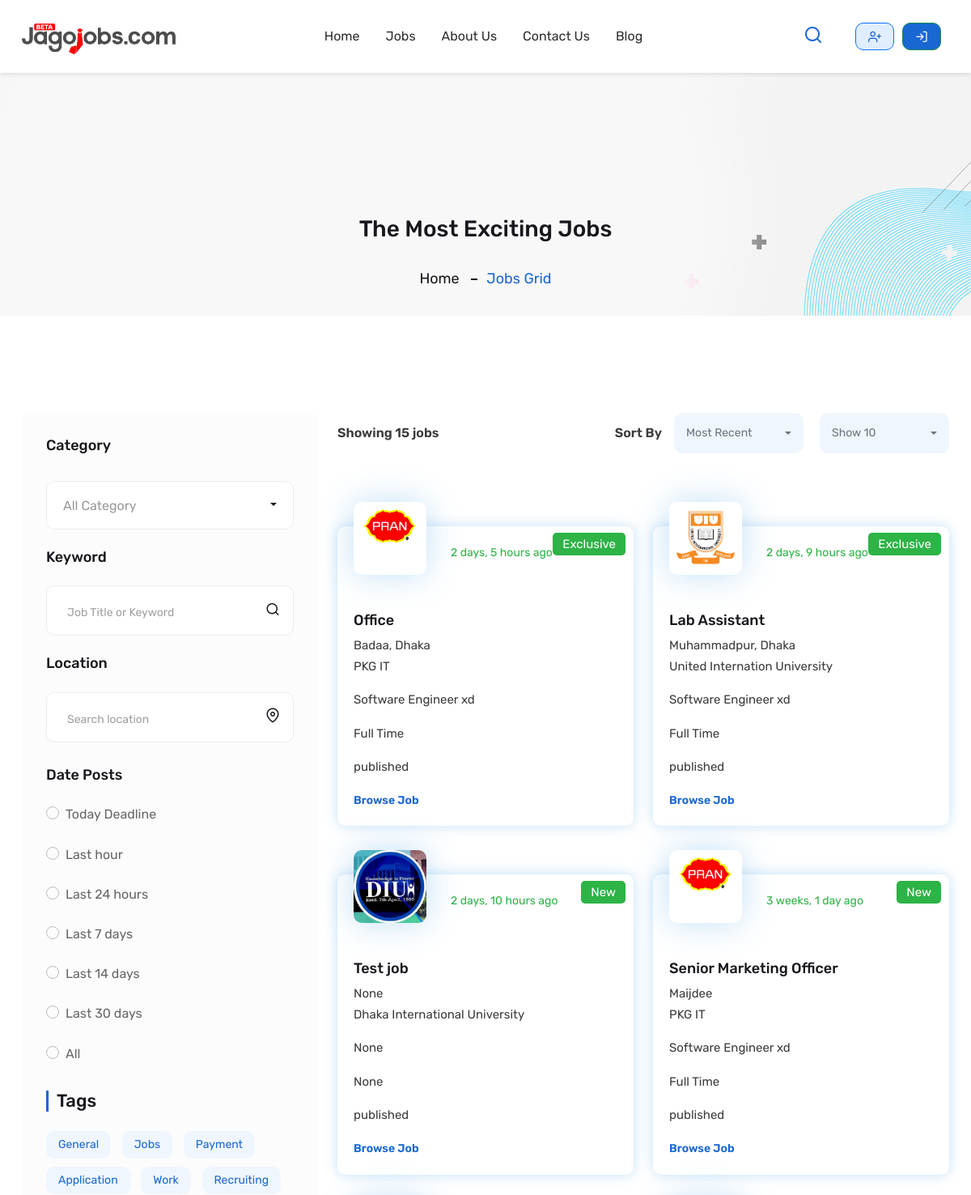
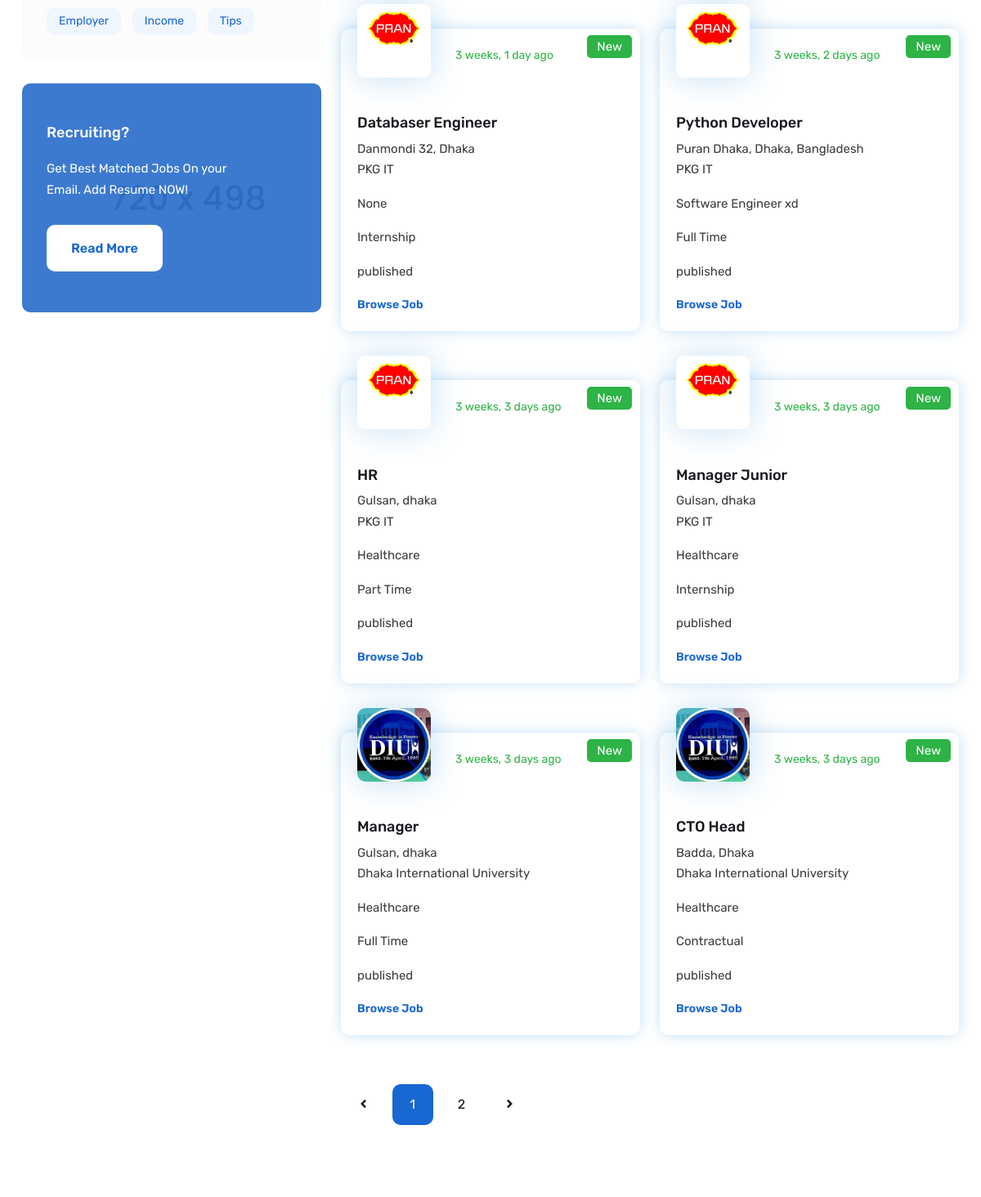
/all-jobs/ (upper part), run on an earlier commit of the app's database (2 pictures, top to bottom).
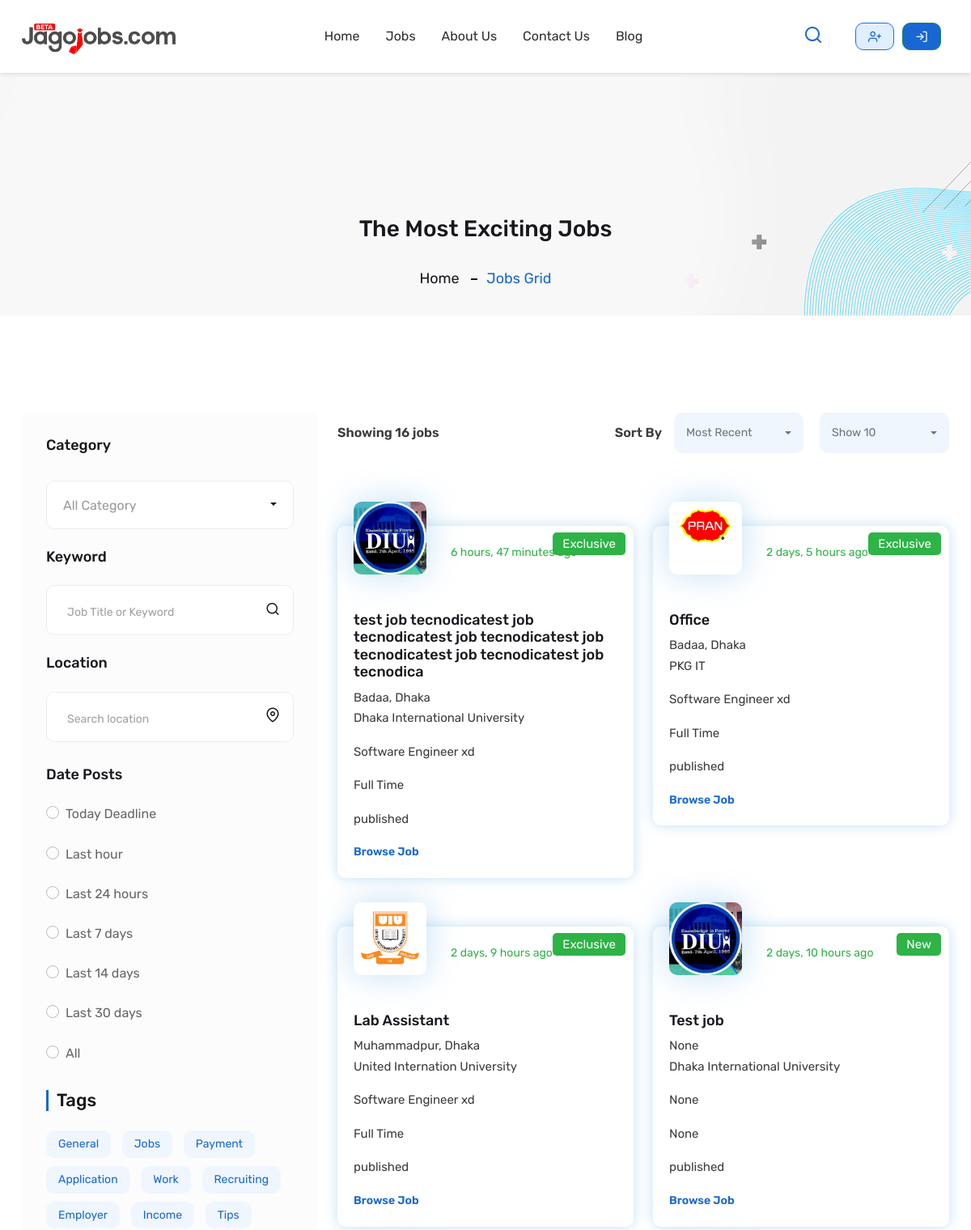
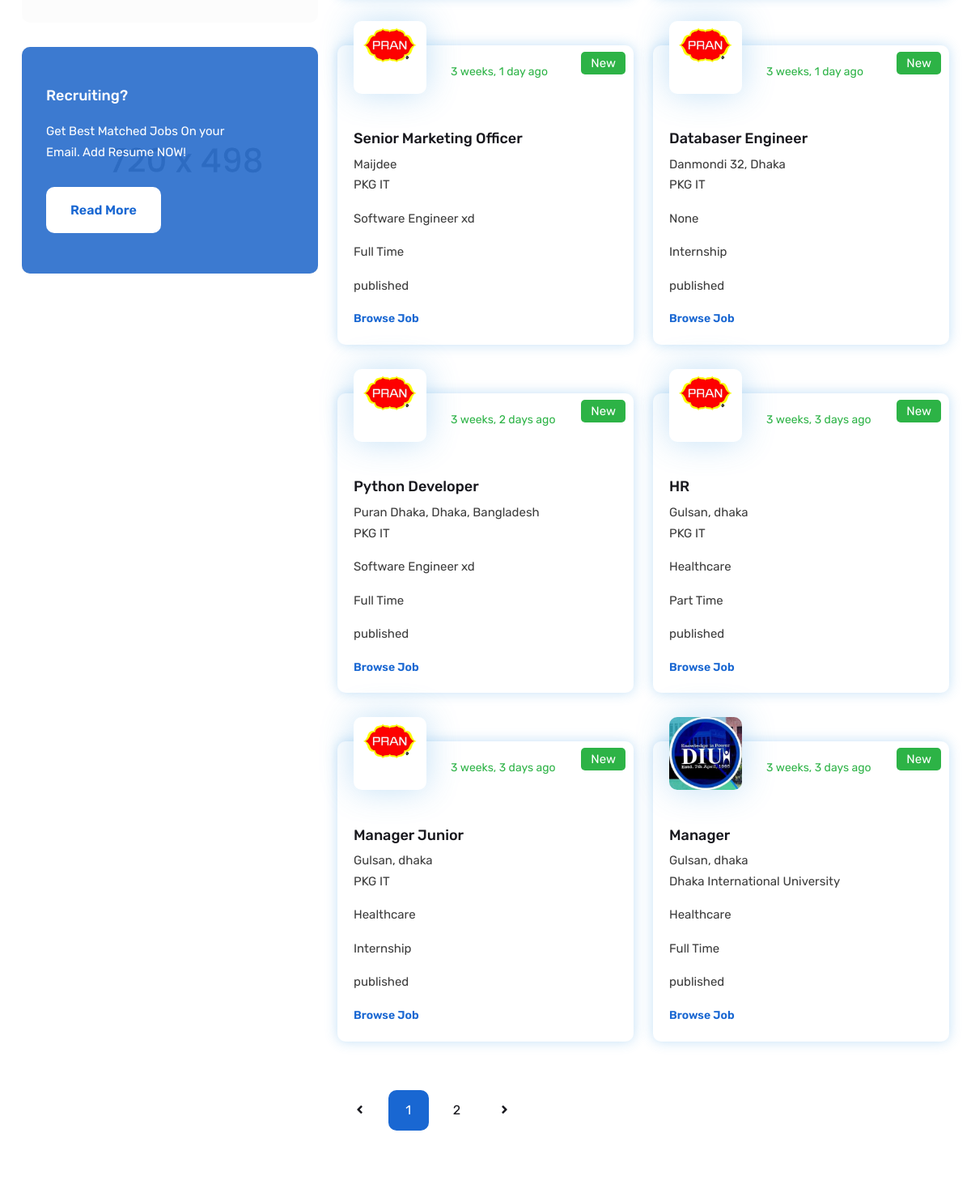
And on a later commit of the database (2 pictures, top to bottom).
### jobboard/models.py (models this page shows, shortened)
class JobPost(models.Model):
    employee = models.ForeignKey(EmployerProfile, on_delete=models.CASCADE, related_name='job_posts')
    title = models.CharField(max_length=255)
    job_category = models.ForeignKey(JobCategory, on_delete=models.SET_NULL, null= True, blank= True, related_name='job_posts_category')
    company_industry_type = models.CharField(max_length=255, null= True, blank= True)
    no_of_vacancy = models.PositiveIntegerField(null= True, blank= True)
    application_deadline = models.DateField( null= True, blank= True)
    age_range = models.CharField(max_length=255, null= True, blank= True)
    gender = models.CharField(max_length=50, choices=[('Male', 'Male'), ('Female', 'Female'), ('Both', 'Both')], null= True, blank= True)
    contact_person = models.CharField(max_length=255, null= True, blank= True)
    experience_required = models.CharField(max_length=150, null= True, blank= True )
    cv_receive_method = models.CharField(max_length=255, null= True, blank= True, choices=[
        ('Online CV/Resume', 'Online CV/Resume'),
        ('Email Attachment', 'Email Attachment'),
        ('Walk-in Interview', 'Walk-in Interview'),
        ('Hard Copy CV', 'Hard Copy CV'),
    ])
    job_type = models.CharField(max_length=50, null= True, blank= True, choices=[('Full Time', 'Full Time'), ('Part Time', 'Part Time'), ('Contractual', 'Contractual'), ('Internship', 'Internship')])
    job_level = models.CharField(max_length=50, null= True, blank= True, choices=[('Entry Level', 'Entry Level'), ('Mid Level', 'Mid Level'), ('Top Level', 'Top Level')])
    applicant_photo_required = models.BooleanField(default=False, null= True, blank= True)
    educational_qualification = models.TextField(null= True, blank= True)  #remove kore dibo
    others_qualification = models.TextField(null= True, blank= True)
    job_description = models.TextField(null= True, blank= True)
    job_responsibilities = models.TextField(null= True, blank= True)
    job_requirements = models.TextField( null= True, blank= True)
    other_benefits = models.TextField(blank=True, null=True)
    job_location = models.CharField(max_length=200, null= True, blank= True)
    exclusive_job = models.BooleanField(default=False, null= True, blank= True)
    created_at = models.DateTimeField(auto_now_add=True)
    salary_range = models.CharField(max_length=200, null= True, blank= True, default='Negotiable')
    STATUS_CHOICES = [
           ('pending', 'Pending'),
            ('published', 'Published'),
            ('rejected', 'Rejected'),
    ]
    status = models.CharField(max_length=10, choices=STATUS_CHOICES, default='pending')

class JobCategory(models.Model):
    name = models.CharField(max_length=255, unique=True)
    description = models.TextField(blank=True, null=True)
    def __str__(self):
        return self.name

### accounts/models.py (models this page shows, shortened)
class EmployerProfile(models.Model):
    user = models.OneToOneField(
        'CustomUser', on_delete=models.CASCADE, related_name='employer_profile'
    )
    company_name = models.CharField(max_length=255, verbose_name="Company Name")
    location = models.CharField(max_length=255, blank=True, verbose_name="Company Location")
    company_website = models.URLField(blank=True, verbose_name="Company Website")
    company_description = models.TextField(blank=True, verbose_name="Company Description")
    phone = models.CharField(max_length=15, blank=True, verbose_name="Phone Number", help_text="Include country code (e.g., +880)")
    email = models.EmailField(blank=True, verbose_name="Company Email")
    facebook_link = models.URLField(blank=True, verbose_name="Facebook Link")
    twitter_link = models.URLField(blank=True, verbose_name="Twitter Link")
    google_link = models.URLField(blank=True, verbose_name="Google Link")
    linkedin_link = models.URLField(blank=True, verbose_name="LinkedIn Link")
    founded_date = models.DateField(null=True, blank=True, verbose_name="Founded Date")
    logo = models.ImageField(upload_to='media/company_logos/', blank=True, null=True, verbose_name="Company Logo", default='media/default/default_logo.png')
    class Meta:
        verbose_name = "Employer Profile"
        verbose_name_plural = "Employer Profiles"

### jobboard/views.py (the view, shortened to what this page needs)
# urls.py: path('all-jobs/', job_list, name='job_list'),
def job_list(request):
    sort_by = request.GET.get('sort_by', 'most_recent')
    show_count = request.GET.get('show_count', 10)
    category_id = request.GET.get('category')
    keyword = request.GET.get('keyword', '').strip()
    location = request.GET.get('location', '').strip()
    date_filter = request.GET.get('date_filter', '')
    if 'remove_category' in request.GET:
        category_id = ''
    if 'remove_keyword' in request.GET:
        keyword = ''
    if 'remove_location' in request.GET:
        location = ''
    if 'remove_date' in request.GET:
        date_filter = ''
    if 'clear_all' in request.GET:
        category_id = keyword = location = date_filter = ''
    try:
        show_count = int(show_count)
    except ValueError:
        show_count = 10
    filters = Q()
    if category_id:
        filters &= Q(job_category_id=category_id)
    if keyword:
        filters &= Q(title__icontains=keyword) | Q(job_description__icontains=keyword) | Q(job_requirements__icontains=keyword)
    if location:
        filters &= Q(job_location__icontains=location)
    today = now().date()
    job_type_map = {
        "full_time": "Full Time",
        "internship": "Internship",
        "part_time": "Part Time",
        "temporary": "Temporary",
        "contractual": "Contractual"
    }
    if sort_by in job_type_map:
        filters &= Q(job_type=job_type_map[sort_by])
    jobs = JobPost.objects.filter(filters, status='published').order_by('-created_at').only(
    "id", "title", "job_category_id", "job_type", "job_location", "created_at"
    )
    total_jobs = jobs.count()
    query_params = request.GET.copy()
    paginator = Paginator(jobs, show_count)
    page_number = request.GET.get('page')
    page_jobs = paginator.get_page(page_number)
    categories = cache.get('job_categories')
    if not categories:
        categories = list(JobCategory.objects.values('id', 'name'))
        cache.set('job_categories', categories, timeout=3600)
    date_filter_options = {
        "today": "Today Deadline",
        "last_hour": "Last hour",
        "last_24_hours": "Last 24 hours",
        "last_7_days": "Last 7 days",
        "last_14_days": "Last 14 days",
        "last_30_days": "Last 30 days",
        "all jobs": "All"
    }
    selected_category_name = ''
    if category_id:
        selected_cat_obj = JobCategory.objects.filter(id=category_id).first()
        if selected_cat_obj:
            selected_category_name = selected_cat_obj.name
    return render(request, 'jobs/job_list.html', {
        'jobs': page_jobs,
        'total_jobs': total_jobs,
        'sort_by': sort_by,
        'show_count': show_count,
        'category': categories,
        'selected_category': category_id,
        'keyword': keyword,
        'location': location,
        'date_filter_options': date_filter_options,
        'selected_date_filter': date_filter ,
        'query_params': query_params,
        'selected_category_name': selected_category_name,
    })

### accounts/context_processors.py (called while the page is built)
def user_role(request):
    if request.user.is_authenticated:
        return {'user_role': request.user.role}
    return {}

### jobboard/templates/jobs/job_list.html (shortened to what the changed rows need)
{% extends 'base.html' %}
{% load static %}
{% block body %}
        <div class="page-content">
            <div class="wt-bnr-inr overlay-wraper bg-center" style="background-image:url('{% static 'images/banner/1.jpeg' %}');">
                <div class="container">
                    <div class="wt-bnr-inr-entry">
                        <div class="banner-title-outer">
                            <div class="banner-title-name">
                                <h2 class="wt-title">The Most Exciting Jobs</h2>
                            </div>
                        </div>
                    </div>
                </div>
            </div>
            <div class="section-full p-t120  p-b90 site-bg-white">
                <div class="container">
                    <div class="row">
                        <div class="col-lg-4 col-md-12 rightSidebar">
                            <div class="side-bar">
                                <div class="sidebar-elements search-bx">
                                    <form method="get">
                                        <div class="twm-sidebar-ele-filter">
                                            <ul>
                                                {% for value, label in date_filter_options.items %}
                                                <li>
                                                    <div class="form-check">
                                                        <input type="radio" class="form-check-input" name="date_filter" value="{{ value }}" id="date_filter_{{ value }}"
                                                            {% if selected_date_filter == value %}checked{% endif %} onchange="this.form.submit()">
                                                        <label class="form-check-label" for="date_filter_{{ value }}">{{ label }}</label>
                                                    </div>
                                                </li>
                                                {% endfor %}
                                            </ul>
                                        </div>
                                    </form>
                                </div>
                            </div>
                        </div>
                        <div class="col-lg-8 col-md-12">
                            <div class="product-filter-wrap d-flex justify-content-between align-items-center m-b30">
                                <span class="woocommerce-result-count-left">Showing {{ total_jobs }} jobs</span>
                                <form class="woocommerce-ordering twm-filter-select" method="get">
                                    <span class="woocommerce-result-count">Sort By</span>
                                </form>
                            </div>
                            <div class="row">
                                {% for job in jobs %}
                                <div class="col-lg-6 col-md-12 m-b30">
                                    <div class="twm-jobs-grid-style1" onclick="window.location.href='{% url 'job_detail' job.id %}';" style="cursor: pointer;">
                                        <div class="twm-media">
                                            <img src="{% if job.employee.logo %}{{ job.employee.logo.url }}{% else %}images/jobs-company/default.jpg{% endif %}" alt="Company Logo">
                                        </div>
                                        <span class="twm-job-post-duration">{{ job.created_at|timesince }} ago</span>
                                        {% if job.exclusive_job %}
                                        <div class="twm-jobs-category green"><span class="twm-bg-green">Exclusive</span></div>
                                        {% else %}
                                        <div class="twm-jobs-category green"><span class="twm-bg-green">New</span></div>
                                        {% endif %}
                                        <div class="twm-mid-content">
                                            <a href="{% url 'job_detail' job.id %}" class="twm-job-title">
                                                <h4>{{ job.title }}</h4>
                                            </a>
                                            <p class="twm-job-address">{{ job.job_location }} <br>{{ job.employee.company_name}}</p>
                                           <p>{{ job.job_category }}  </p>
                                            <p>{{ job.job_type }}  </p>
                                            <p>{{ job.status }}  </p>
                                        </div>
                                        <div class="twm-right-content">
                                            <a href="{% url 'job_detail' job.id %}" class="twm-jobs-browse site-text-primary">Browse Job</a>
                                        </div>
                                    </div>
                                </div>
                                {% endfor %}
                            </div>
                            <div class="pagination-outer">
                                <div class="pagination-style1">
                                    <ul class="clearfix">
                                        {% for num in jobs.paginator.page_range %}
                                            {% if jobs.number == num %}
                                                <li class="active"><a href="javascript:void(0);">{{ num }}</a></li>
                                            {% elif num > jobs.number|add:"-3" and num < jobs.number|add:"3" %}
                                                <li><a href="?page={{ num }}">{{ num }}</a></li>
                                            {% elif num == 1 or num == jobs.paginator.num_pages %}
                                                <li><a href="?page={{ num }}">{{ num }}</a></li>
                                            {% elif num == jobs.number|add:"-3" or num == jobs.number|add:"3" %}
                                                <li><a href="javascript:void(0);"><i class="fa fa-ellipsis-h"></i></a></li>
                                            {% endif %}
                                        {% endfor %}
                                    </ul>
                                </div>
                            </div>
                        </div>
                    </div>
                </div>
            </div>
        </div>
{% endblock %}

What changed in the data, as far as the page shows it:
no longer on this page (row unchanged): JobPost: employee.logo (picture), created_at "3 weeks, 3 days", exclusive_job "New", title "CTO Head", job_location "Badda, Dhaka", employee.company_name "Dhaka International University", job_category "Healthcare", job_type "Contractual", status "published"
added JobPost: employee.logo (picture), created_at "6 hours, 47 minutes", exclusive_job "Exclusive", title "test job tecnodicatest job tecnodicatest job tecnodicatest job tecnodicatest job tecnodicatest job tecnodica", job_location "Badaa, Dhaka", employee.company_name "Dhaka International University", job_category "Software Engineer xd", job_type "Full Time", status "published"
Also different on the page:
{{ total_jobs }}: "15" → "16"
